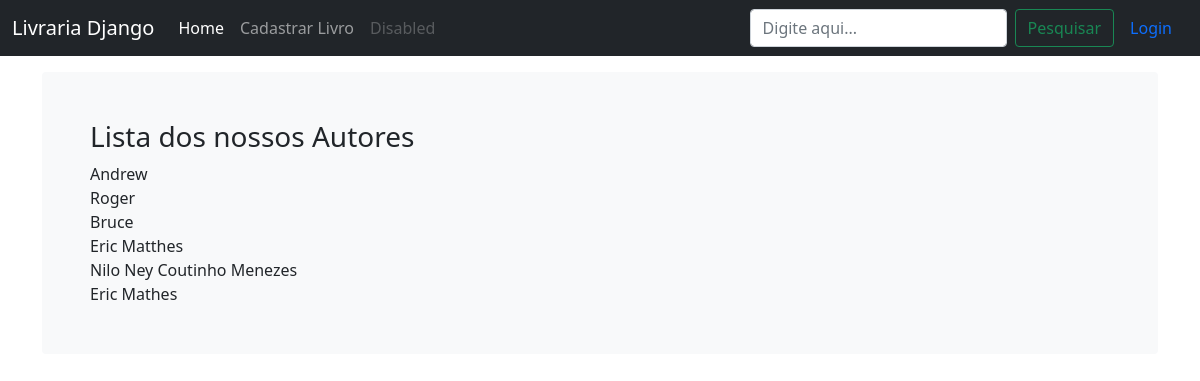
Page /listar_autores on the committed database.
### livraria/models.py (models this page shows, shortened)
class Autor(models.Model):
    nome = models.CharField(max_length=200)

### livraria/views.py (the view)
# urls.py: path('listar_autores', views.listar_autores, name='listar_autores'),
def listar_autores(request):
    autores = Autor.objects.all()
    return render(request, 'livraria/listar_autores.html', {'autores':autores})

### livraria/templates/livraria/listar_autores.html
{% extends 'livraria/base.html' %}
{% block content %}
        <h3>Lista dos nossos Autores</h3>
        {% for autor in autores %}
            {{autor.nome}}<br>
        {% endfor %}
{% endblock %}

### livraria/static/navbar-top-fixed.css (style rules this page uses)
body { min-height: 75rem; padding-top: 4.5rem; }

### rows in the picture
Autor: nome "Andrew"
Autor: nome "Roger"
Autor: nome "Bruce"
Autor: nome "Eric Matthes"
Autor: nome "Nilo Ney Coutinho Menezes"
Autor: nome "Eric Mathes"
